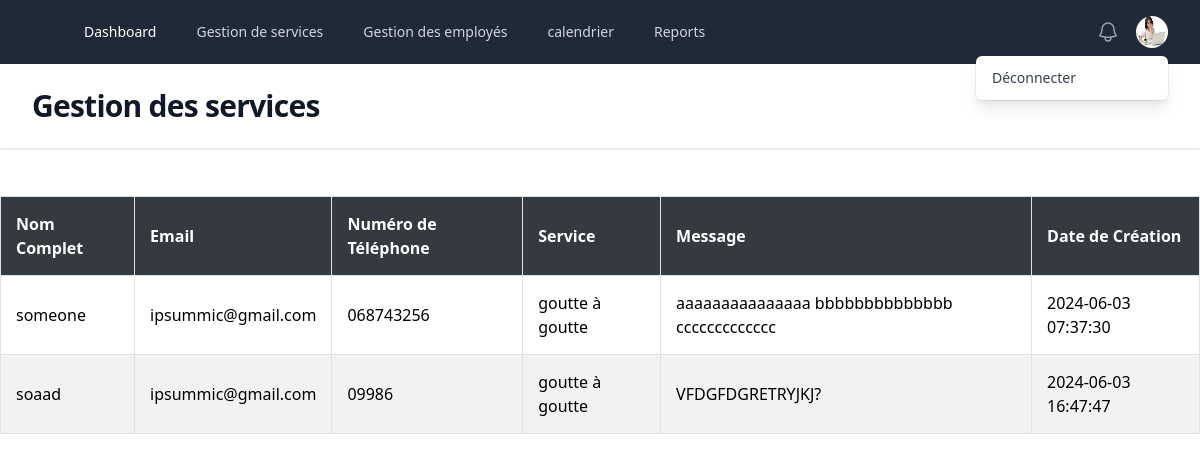
The app's page /admin.php with its own data.
### tables this page shows
CREATE TABLE `requests` (
  `id` int(11) NOT NULL,
  `full_name` varchar(255) NOT NULL,
  `email` varchar(255) NOT NULL,
  `phone_number` varchar(20) NOT NULL,
  `service` varchar(50) NOT NULL,
  `message` text NOT NULL,
  `created_at` timestamp NOT NULL DEFAULT current_timestamp()
);

### admin.php (the view, shortened to what this page needs)
<!DOCTYPE html>
<html lang="en">
<head>
  <link href="https://cdn.jsdelivr.net/npm/tailwindcss@2.2.19/dist/tailwind.min.css" rel="stylesheet">
</head>
<body>
<div class="min-h-full">
    <nav class="bg-gray-800">
      <div class="mx-auto max-w-7xl px-4 sm:px-6 lg:px-8">
        <div class="flex h-16 items-center justify-between">
          <div class="flex items-center">
            <div class="hidden md:block">
              <div class="ml-10 flex items-baseline space-x-4">
                <a href="#" class="text-white rounded-md px-3 py-2 text-sm font-medium" aria-current="page">Dashboard</a>
                <a href="#" class="text-gray-300 hover:bg-gray-700 hover:text-white rounded-md px-3 py-2 text-sm font-medium">Gestion de services</a>
                <a href="#" class="text-gray-300 hover:bg-gray-700 hover:text-white rounded-md px-3 py-2 text-sm font-medium aria-current="page">Gestion des employés</a>
                <a href="#" class="text-gray-300 hover:bg-gray-700 hover:text-white rounded-md px-3 py-2 text-sm font-medium">calendrier</a>
                <a href="#" class="text-gray-300 hover:bg-gray-700 hover:text-white rounded-md px-3 py-2 text-sm font-medium">Reports</a>
              </div>
            </div>
          </div>
          <div class="hidden md:block">
            <div class="ml-4 flex items-center md:ml-6">
              <button type="button" class="relative rounded-full bg-gray-800 p-1 text-gray-400 hover:text-white focus:outline-none focus:ring-2 focus:ring-white focus:ring-offset-2 focus:ring-offset-gray-800">
                <span class="absolute -inset-1.5"></span>
              </button>
              <div class="relative ml-3">
                <div>
                  <button type="button" class="relative flex max-w-xs items-center rounded-full bg-gray-800 text-sm focus:outline-none focus:ring-2 focus:ring-white focus:ring-offset-2 focus:ring-offset-gray-800" id="user-menu-button" aria-expanded="false" aria-haspopup="true">
                    <span class="absolute -inset-1.5"></span>
                    <img class="h-8 w-8 rounded-full" src="ava.jpg" alt="">
                  </button>
</div>
                <form method="POST" action="">
                <div class="absolute right-0 z-10 mt-2 w-48 origin-top-right rounded-md bg-white py-1 shadow-lg ring-1 ring-black ring-opacity-5 focus:outline-none" role="menu" aria-orientation="vertical" aria-labelledby="user-menu-button" tabindex="-1">
      </form>
                <button type="submit"class="block px-4 py-2 text-sm text-gray-700" role="menuitem" tabindex="-1" id="user-menu-item-2" name="logout">Déconnecter</button>
              </div>
              </div>
            </div>
          </div>
        </div>
      </div>
    <header class="bg-white shadow">
      <div class="mx-auto max-w-7xl px-4 py-6 sm:px-6 lg:px-8">
        <h1 class="text-3xl font-bold tracking-tight text-gray-900">Gestion des services</h1>
      </div>
    </header>
    <main>
      <div class="mx-auto max-w-7xl py-6 sm:px-6 lg:px-8">
      </div>
    </main>
  <table class="table table-striped table-hover">
            <thead>
                <tr>
                    <th>Nom Complet</th>
                    <th>Email</th>
                    <th>Numéro de Téléphone</th>
                    <th>Service</th>
                    <th>Message</th>
                    <th>Date de Création</th>
                </tr>
            </thead>
            <tbody>
                <?php
                $servername = "localhost";
                $username = "root";
                $password = "";
                $dbname = "message";
                $conn = new mysqli($servername, $username, $password, $dbname);
                $sql = "SELECT id, full_name, email, phone_number, service, message, created_at FROM requests";
                $result = $conn->query($sql);
                if ($result->num_rows > 0) {
                    while($row = $result->fetch_assoc()) {
                        echo "<tr>
                                <td>" . $row["full_name"]. "</td>
                                <td>" . $row["email"]. "</td>
                                <td>" . $row["phone_number"]. "</td>
                                <td>" . $row["service"]. "</td>
                                <td>" . $row["message"]. "</td>
                                <td>" . $row["created_at"]. "</td>
                              </tr>";
                    }
                } else {
                    echo "<tr><td colspan='7'>Aucune demande trouvée</td></tr>";
                }
                ?>
            </tbody>
        </table>
</body>
</html>

### admin.php (style rules this page uses)
table { width: 100%; border-collapse: collapse; margin-bottom: 20px; background-color: white; }
table, th, td { border: 1px solid #dee2e6; }
th, td { padding: 15px; text-align: left; }
th { background-color: #343a40; color: white; }
tr:nth-child(even) { background-color: #f2f2f2; }

### records on screen
requests: full_name "someone", email "ipsummic@gmail.com", phone_number "068743256", service "goutte à goutte", message "aaaaaaaaaaaaaaa bbbbbbbbbbbbbb ccccccccccccc", created_at "2024-06-03 07:37:30"
requests: full_name "soaad", email "ipsummic@gmail.com", phone_number "09986", service "goutte à goutte", message "VFDGFDGRETRYJKJ?", created_at "2024-06-03 16:47:47"
